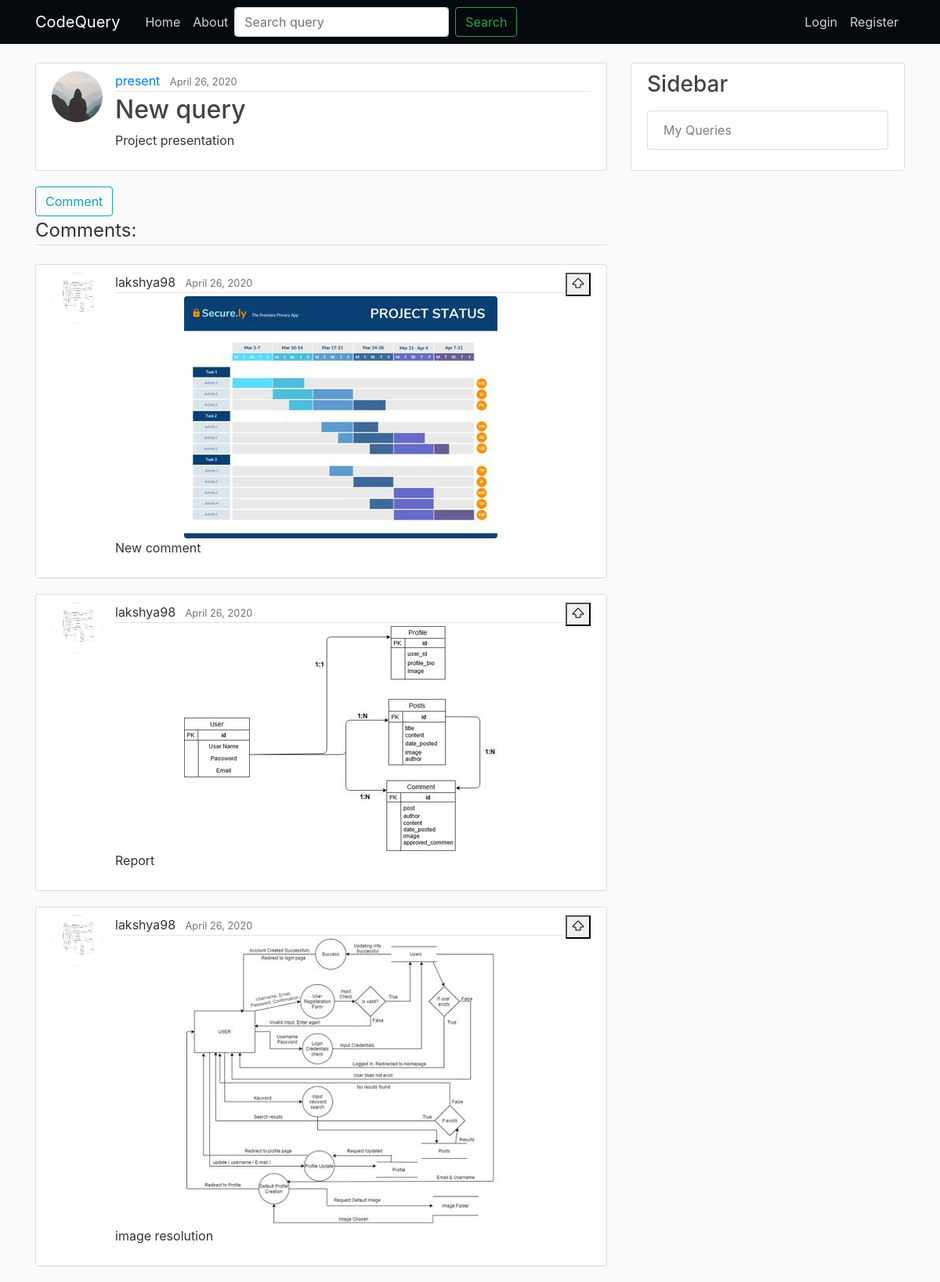
The page /post/39/ on the database its author committed.
### blog/models.py (models this page shows, shortened)
class Post(models.Model):
    title=models.CharField(max_length=100)
    content=models.TextField()
    date_posted=models.DateTimeField(default=timezone.now)#default arg means we can change datetime also whenever user wanted
    image=models.ImageField(blank=True,null=True,upload_to='post_pics')
    author= models.ForeignKey(User, on_delete=models.CASCADE)

class Comment(models.Model):
    post = models.ForeignKey(Post, on_delete=models.CASCADE, related_name='comments',null=True)
    author= models.ForeignKey(User, on_delete=models.CASCADE,null=True)
    content = models.TextField()
    date_posted = models.DateTimeField(default=timezone.now)
    approved_comment = models.BooleanField(default=False)
    vote=models.IntegerField(default=0)
    image=models.ImageField(upload_to='comment_pics',blank=True,null=True)

### users/models.py (models this page shows, shortened)
class Profile(models.Model):
    user=models.OneToOneField(User,on_delete=models.CASCADE)
    image=models.ImageField(default='default.jpg',upload_to='profile_pics')

### blog/views.py (the view)
# urls.py: path('post/<int:pk>/', PostDetailView.as_view(),name='post-detail'),
class PostDetailView(DetailView):
    model=Post
    def get_context_data(self,**kwargs):
        context=super().get_context_data(**kwargs)
        context['comments']=Comment.objects.filter(post=self.object)
        context['users']=User.objects.filter(username=self.request.user)
        return context

### blog/templates/blog/post_detail.html (shortened to what this page needs)
{% extends "blog/base.html" %}
{% load crispy_forms_tags %}
{% block content %}
  <article class="media content-section">
    <img class="rounded-circle article-img" src="{{ object.author.profile.image.url }}">
    <div class="media-body">
      <div class="article-metadata">
        <a class="mr-2" href="#">{{ object.author }}</a>
        <small class="text-muted">{{ object.date_posted|date:"F d, Y" }}</small>
      </div>
      <h2 class="article-title">{{ object.title }}</h2>
      <p class="article-content">{{ object.content }}</p>
    </div>
  </article>
<a class="btn btn-outline-info" href="{% url 'comment-create' object.id %}">Comment</a>
{% if comments %}
<legend class="border-bottom mb-4">Comments:</legend>
{% else %}
<legend class="border-bottom mb-4">No comments yet (:</legend>
{% endif %}
{% for comment in comments %}
  <article class="media content-section">
    <img class="rounded-circle article-img" src="{{ comment.author.profile.image.url }}">
    <div class="media-body">
      <div class="article-metadata">
        <a class="mr-2">{{ comment.author }}</a>
        <small class="text-muted">{{ comment.date_posted|date:"F d, Y" }}</small>
      </div>
      {% if comment.image %}
      <img class="rounded mx-auto d-block" src="{{ comment.image.url }}">
      {% endif %}
      <p class="article-content">{{ comment.content }}</p>
    </div>
    <div>
       <button id="vote" data-commentid="{{ comment.id}}" data-action="UP">
       </button>
    </div>
  </article>
{% endfor %}
{% endblock content %}

### blog/static/blog/main.css (style rules this page uses)
body { background: #fafafa; color: #333333; margin-top: 5rem; }
h1, h2, h3, h4, h5, h6 { color: #444444; }
.content-section { background: #ffffff; padding: 10px 20px; border: 1px solid #dddddd; border-radius: 3px; margin-bottom: 20px; }
.article-title { color: #444444; }
.article-content { white-space: pre-line; }
.article-img { height: 65px; width: 65px; margin-right: 16px; }
.article-metadata { padding-bottom: 1px; margin-bottom: 4px; border-bottom: 1px solid #e3e3e3 }

### rows shown on the page
Post: author.profile.image (placeholder picture), author "present", date_posted "April 26, 2020", title "New query", content "Project presentation"
Comment: author.profile.image (picture), author "lakshya98", date_posted "April 26, 2020", image (picture), content "New comment"
Comment: author.profile.image (picture), author "lakshya98", date_posted "April 26, 2020", image (picture), content "Report"
Comment: author.profile.image (picture), author "lakshya98", date_posted "April 26, 2020", image (picture), content "image resolution"
